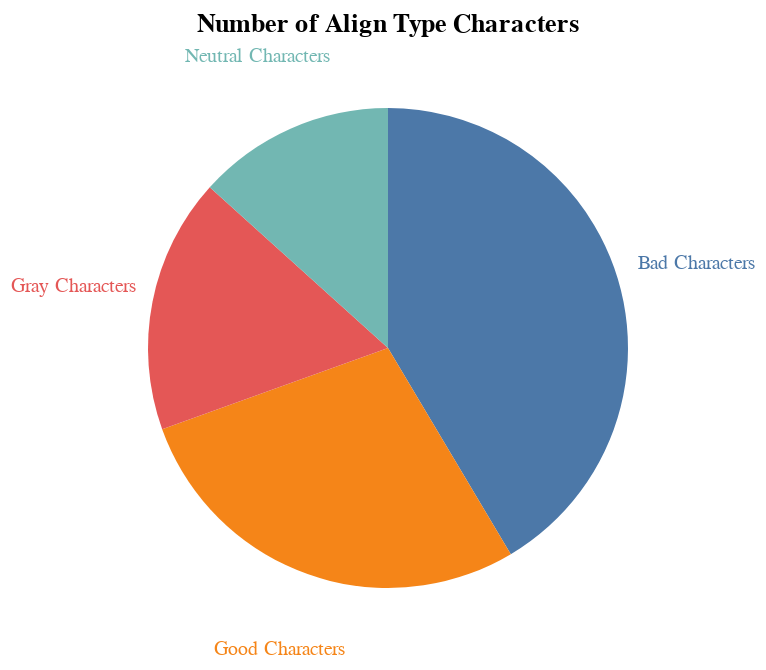

The cell this chart's notebook holds for it:
### Code cell
# visualize data with altair
## visualize number of align type characters

Align = pd.DataFrame(marvel_df['Align'].value_counts().reset_index().sort_values(by=['count'], ascending=False))
print(Align)

base = alt.Chart(Align).encode(
    alt.Theta("count:Q").stack(True),
    alt.Color("Align:N").legend(None)
).properties(
    title="Number of Align Type Characters"
    )

pie = base.mark_arc(outerRadius=120)
text = base.mark_text(radius=160, size=10).encode(text="Align:N")

pie + text

### Figure 1 — Vega-Lite specification as saved in the notebook (floating-point values rounded to 4 significant figures)
{"config": {"view": {"continuousWidth": 300, "continuousHeight": 300}}, "layer": [{"mark": {"type": "arc", "outerRadius": 120}, "encoding": {"color": {"field": "Align", "legend": null, "type": "nominal"}, "theta": {"field": "count", "stack": true, "type": "quantitative"}}, "title": "Number of Align Type Characters"}, {"mark": {"type": "text", "radius": 160, "size": 10}, "encoding": {"color": {"field": "Align", "legend": null, "type": "nominal"}, "text": {"field": "Align", "type": "nominal"}, "theta": {"field": "count", "stack": true, "type": "quantitative"}}, "title": "Number of Align Type Characters"}], "data": {"name": "data-27d57bad81d86ca8d32306b5150e44f1"}, "$schema": "https://vega.github.io/schema/vega-lite/v5.20.1.json", "datasets": {"data-27d57bad81d86ca8d32306b5150e44f1": [{"Align": "Bad Characters", "count": 6450}, {"Align": "Good Characters", "count": 4366}, {"Align": "Gray Characters", "count": 2672}, {"Align": "Neutral Characters", "count": 2073}]}}
